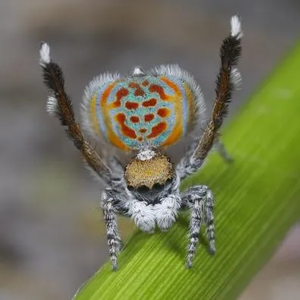
#> input picture Assignment_31/input/spider.png, 300 x 300 px, found by its file name
$ python histogram.py
#> lines starting #> are read from the running program, lines starting #| are printed output that depends on the picture
import cv2
import numpy as np
import matplotlib.pyplot as plt

histogram_list = np.zeros(255, dtype=np.uint8)
image = cv2.imread("Assignment_31/input/spider.png", cv2.IMREAD_GRAYSCALE)
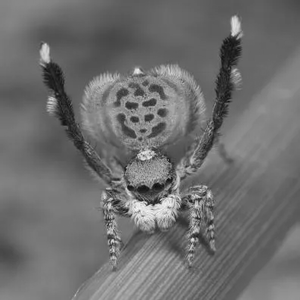
#> image: shape (300, 300); min 12, max 246, mean 110.3
row, column = image.shape
#> row = 300; column = 300

for i in range(row):
    for j in range(column):
        histogram_list[image[i, j]] += 1

plt.plot(histogram_list)
plt.show()
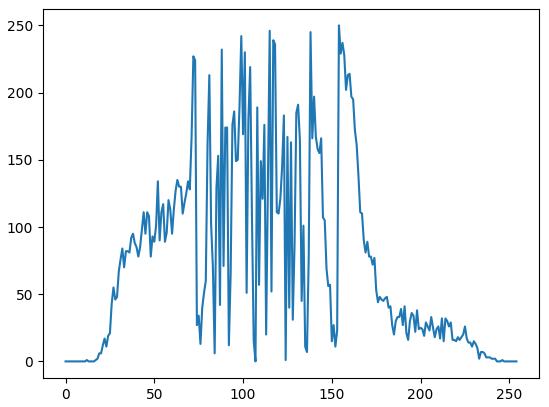
#> figure drawn by matplotlib, 1 panel; curve peaks at x = 154, y = 250
plt.hist(histogram_list)
plt.show()
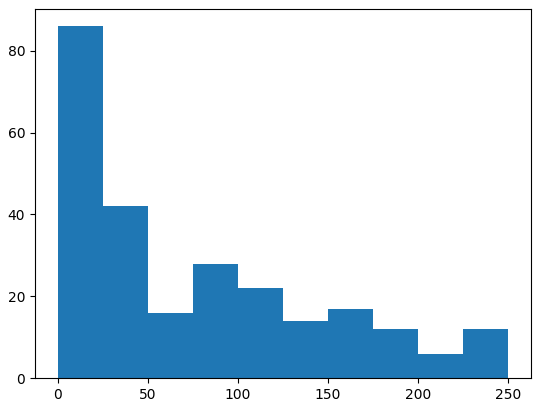
#> figure drawn by matplotlib, 1 panel; tallest bar 86 high, from x = 0 to 25
plt.bar(range(len(histogram_list)), histogram_list)
plt.show()
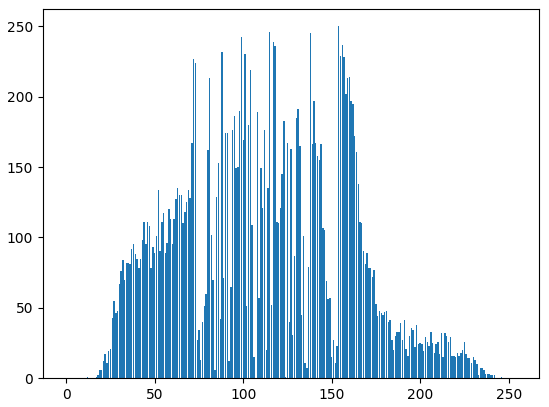
#> figure drawn by matplotlib, 1 panel; tallest bar 250 high, from x = 153.6 to 154.4
